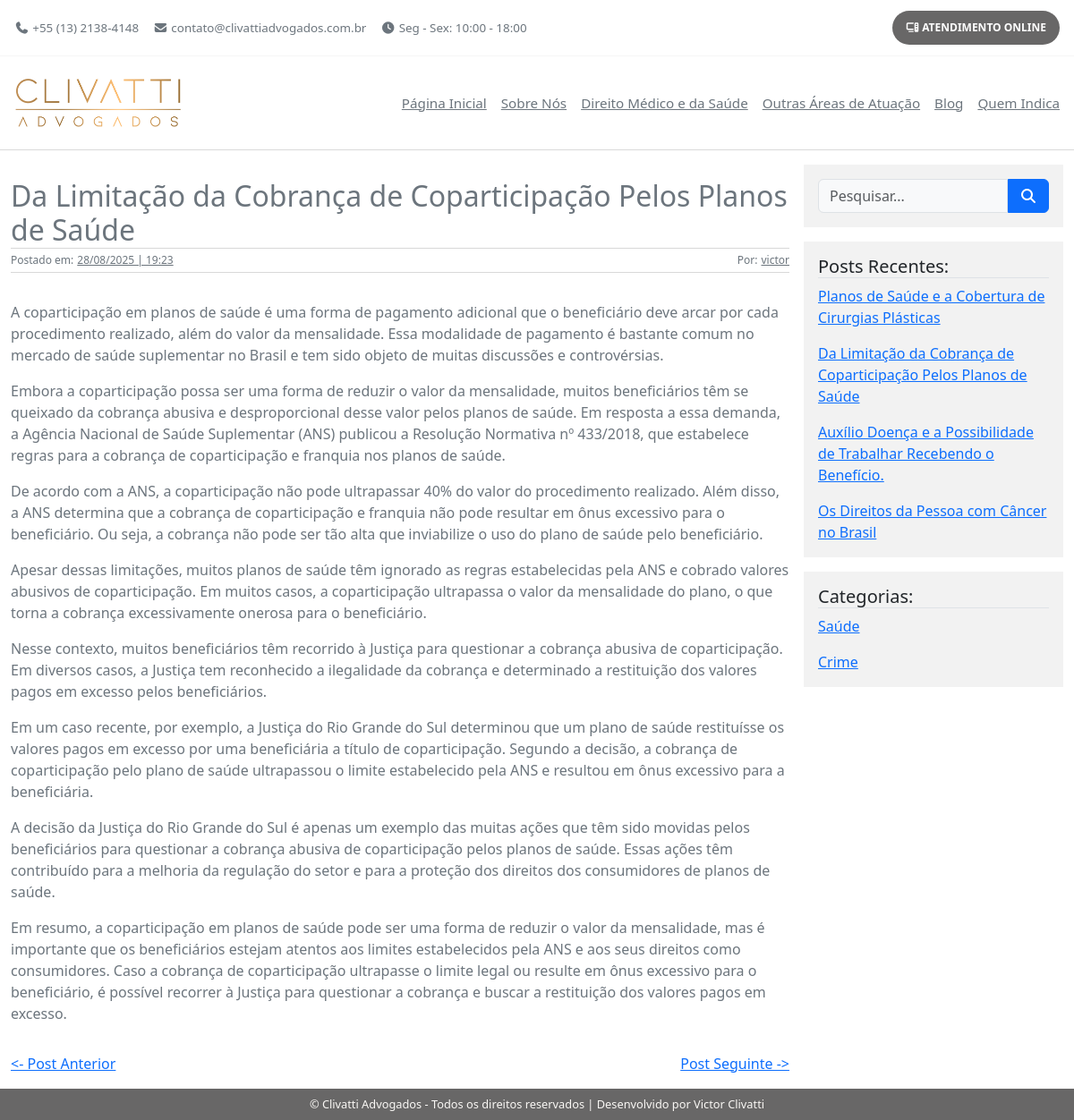
Page /blog/post/2 on the committed database.
### blog/models.py (models this page shows, shortened)
class Post(models.Model):
    title = models.CharField(max_length=255)
    content = models.TextField()
    author = models.ForeignKey(User, on_delete=models.CASCADE)
    category = models.ForeignKey(PostCategory, on_delete=models.CASCADE)
    created_at = models.DateTimeField(auto_now_add=True)

class User(AbstractUser):
    pass

class PostCategory(models.Model):
    name = models.CharField(max_length=255)
    created_at = models.DateTimeField(auto_now_add=True)

### blog/views.py (the view, shortened to what this page needs)
# urls.py: path("post/<int:pk>", views.Post.as_view(), name="post"),
class Post(View):
    def get(self, request, pk):
        post = get_object_or_404(models.Post, pk=pk)
        try:
            post_anterior = models.Post.objects.filter(pk__lt=pk).order_by('-pk').first()
        except Post.DoesNotExist:
            post_anterior = None
        try:
            post_proximo = models.Post.objects.filter(pk__gt=pk).order_by('pk').first()
        except Post.DoesNotExist:
            post_proximo = None
        context = {
            "post": post,
            "previous_post": post_anterior,
            "next_post": post_proximo,
            "posts": models.Post.objects.all(),
            "categories": models.PostCategory.objects.all()
        }
        return render(request, "blog/post.html", context)

### blog/templates/blog/post.html (shortened to what this page needs)
{% extends "base.html" %}
{% load static %}
{% block extra_css %}
    <link rel="stylesheet" href="{% static 'blog/css/post.css' %}">
{% endblock %}
{% block main %}
    <div id="main" class="d-flex gap-3">
        <section id="post" class="text-secondary">
            <h2>{{ post.title }}</h2>
            <div class="d-flex justify-content-between info-div">
                <p class="d-flex gap-1">Postado em: <u>{{ post.created_at|date:"d/m/Y | H:i" }}</u></p>
                <p class="d-flex gap-1">Por: <u>{{ post.author.username }}</u></p>
            </div>
            <p class="post-content">{{ post.content|linebreaks }}</p>
            <div class="d-flex justify-content-between">
                {% if previous_post %}
                    <a href="{% url 'post' previous_post.id %}"><- Post Anterior</a>
                {% else %}
                    <span></span>
                {% endif %}
                {% if next_post %}
                    <a href="{% url 'post' next_post.id %}">Post Seguinte -></a>
                {% else %}
                    <span></span>
                {% endif %}
            </div>
        </section>
        <section id="options" class="w-25">
            <div class="input-group mb-3 px-3 py-3" style="background-color: var(--secondary-color);">
                <form method="get" class="w-100 d-flex">
                    <input type="text" name="q" class="form-control rounded-end-0" placeholder="Pesquisar..." value="{{ request.GET.q }}">
                    <button type="submit" class="btn btn-primary rounded-start-0"><i class="fa-solid fa-magnifying-glass d-flex justify-content-center"></i></button>
                </form>
            </div>
            <div class="mb-3 px-3 py-3" style="background-color: var(--secondary-color);">
                <h3 class="fs-5 border-bottom">Posts Recentes:</h3>
                <ul class="d-flex flex-column gap-3 list-unstyled m-0">
                    {% for post in posts|slice:":6" %}
                        <li><a href="{% url 'post' post.pk %}">{{ post.title }}</a></li>
                    {% endfor %}
                </ul>
            </div>
            <div class="mb-3 px-3 py-3" style="background-color: var(--secondary-color);">
                <h3 class="fs-5 border-bottom">Categorias:</h3>
                <ul class="d-flex flex-column gap-3 list-unstyled m-0">
                    {% for category in categories %}
                        <li>
                            <a href="{% url 'blog' %}?categoria={{ category.id }}">{{ category.name }}</a>
                        </li>
                    {% endfor %}
                </ul>
            </div>
        </section>
    </div>
{% endblock %}

### static/css/base.css (style rules this page uses)
body { background-color: #fff; }

### blog/static/blog/css/post.css (style rules this page uses)
h2 { max-width: 1175px; margin: 1rem 0 0; border-bottom: 1px solid var(--border); }

### static/css/variables.css (style rules this page uses)
:root { --bg: #fff; --main-color: #686767; --secondary-color: #F2F2F2; --font-family: 'Arial', sans-serif; --bs-body-bg: #f8f9fa; --border: #d8d8d8; --light-font: rgb(250, 248, 245); --dark-font: rgb(73, 72, 70); }

### rows in the picture
Post: title "Da Limitação da Cobrança de Coparticipação Pelos Planos de Saúde", created_at|H "28/08/2025 | 19:23", author.username "victor", content "A coparticipação em planos de saúde é uma forma de pagamento adicional que o beneficiário deve arcar por cada procedimento realizado, além do valor da mensalidade. Essa modalidade de pagamento é bastante comum no mercado de saúde suplementar no Brasil e tem sido objeto de muitas discussões e controvérsias. Embora a coparticipação possa ser uma forma de reduzir o valor da mensalidade, muitos beneficiários têm se queixado da cobrança abusiva e desproporcional desse valor pelos planos de saúde. Em resposta a essa demanda, a Agência Nacional de Saúde Suplementar (ANS) publicou a Resolução Normativa nº 433/2018, que estabelece regras para a cobrança de coparticipação e franquia nos planos de…"
Post: title "Planos de Saúde e a Cobertura de Cirurgias Plásticas"
Post: title "Auxílio Doença e a Possibilidade de Trabalhar Recebendo o Benefício."
Post: title "Os Direitos da Pessoa com Câncer no Brasil"
PostCategory: name "Saúde"
PostCategory: name "Crime"
